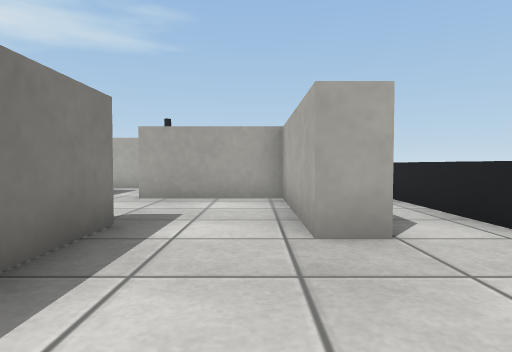
view 1 (above)

15 first-person views from a walk through a Webots world. The camera is 0.19 m above the floor, tilts 2° down and sees 75° across. The floor is counted in squares, 0.25 m on a side. Each view is taken from the middle of a square. On the plan, view 1 faces up. The plan holds only what a view shows up to about 11 squares ahead; the rest is blank. The place goes on beyond the plan. Robots are left out. Webots' stock objects and surfaces are drawn as simple stand-ins.

view 2
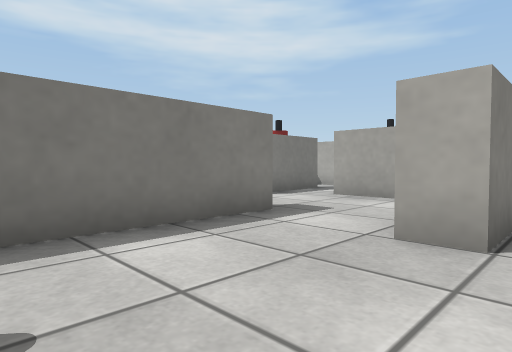

view 3
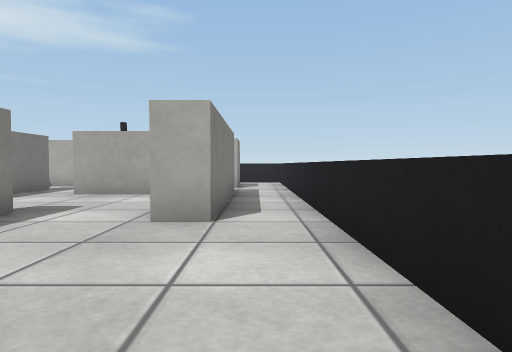

view 4
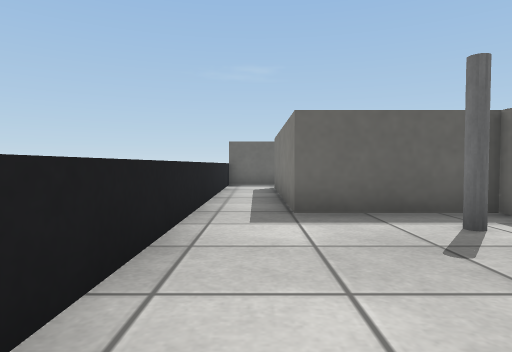

view 5
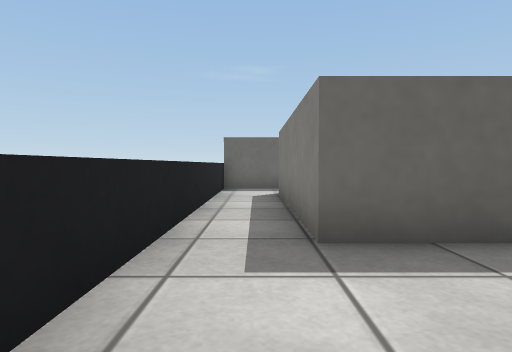

view 6
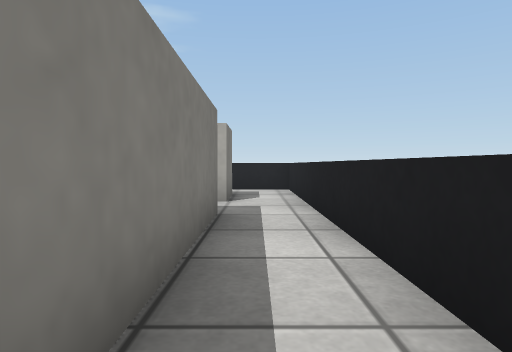

view 7
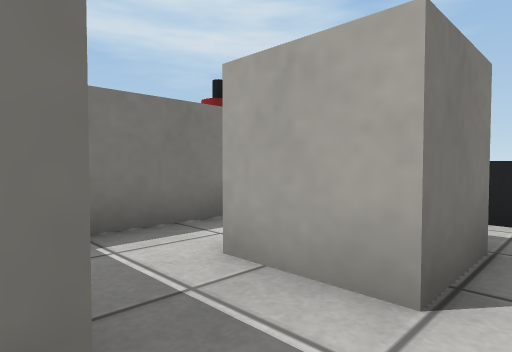

view 8
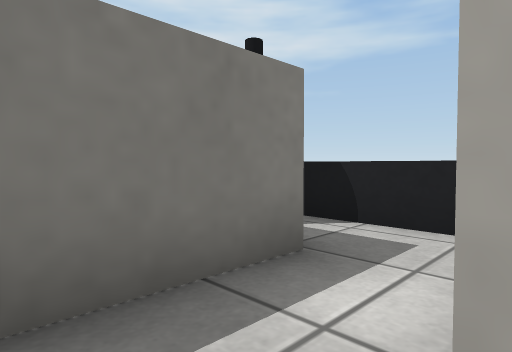

view 9
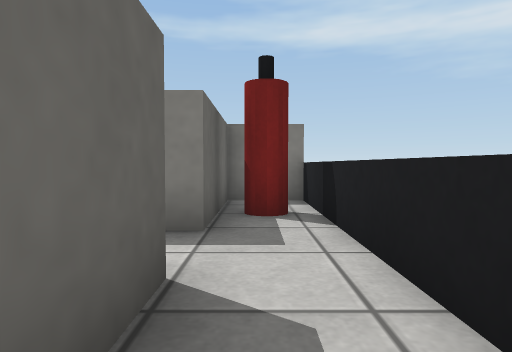

view 10
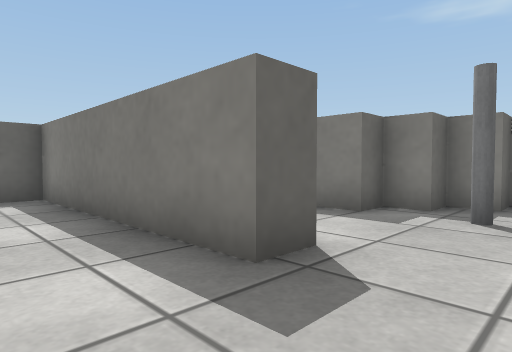

view 11
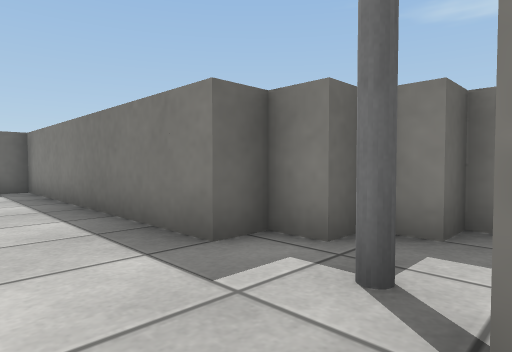

view 12
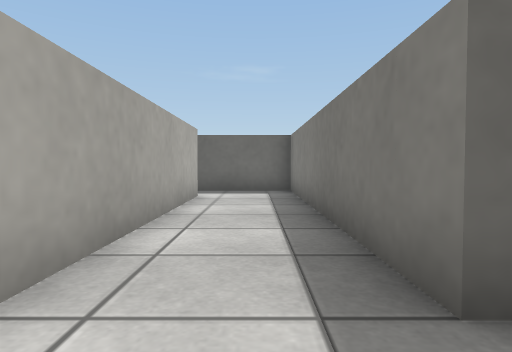

view 13
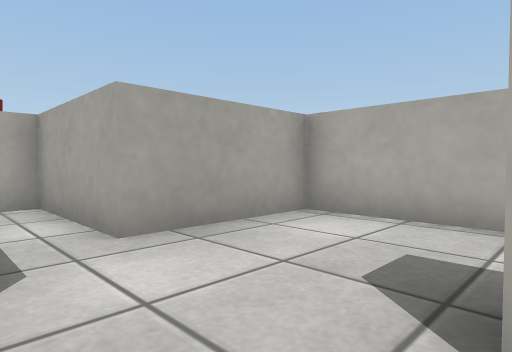

view 14
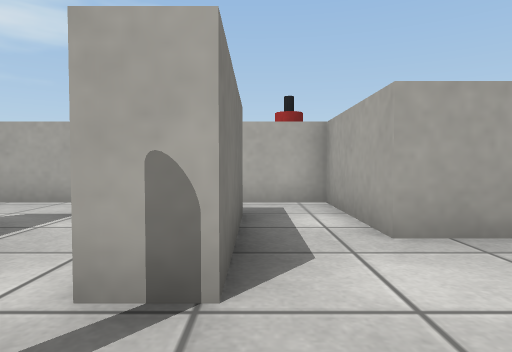

view 15
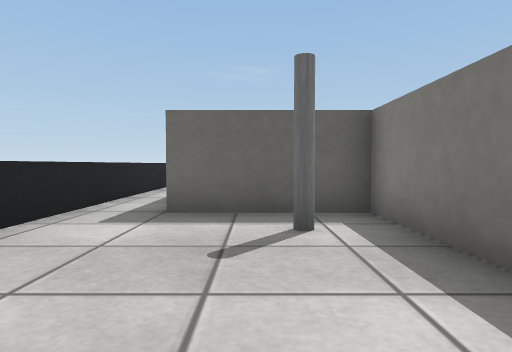

### Floor plan
Ten units are one square. View 1 is at (0, 0); x grows to the right and y downward. Boxes are objects, and circles mark ways between rooms. Rooms are numbered by the first view taken in them; rooms with no view inside come last. Other rooms are left out.
<svg viewBox="-71 -135 106 234">
<path fill="none" stroke="#000" d="M-18 -42 -18 22 4 22M14 -82 14 -34 6 -34M4 22 14 22 14 78M-2 -114 14 -114 14 -98 -2 -98M-48 -114 -18 -114 -18 -91M12 94 30 94M30 94 30 -130 -49 -130M-26 -42 -18 -42M6 -34 6 -74 -26 -74M-42 -90 -42 -58M-58 -42 -58 -34 -50 -34 -50 46 -36 46M-26 30 -26 -42M-66 -50 -66 -42M-42 -58 -50 -58"/>
<rect x="-15" y="5" width="10" height="10" fill="#bbb"><title>grey pole</title></rect>
<rect x="-35" y="-125" width="10" height="10" fill="#bbb"><title>fire extinguisher</title></rect>
<rect x="-55" y="-55" width="10" height="10" fill="#bbb"><title>grey pole</title></rect>
<circle cx="10" cy="-10" r="3" fill="#2a7"/>
<circle cx="-5" cy="-40" r="3" fill="#2a7"/>
<circle cx="-40" cy="-50" r="3" fill="#2a7"/>
<text x="-10" y="-10">1</text>
<text x="20" y="-40">2</text>
<text x="-20" y="-50">3</text>
<text x="-40" y="-10">4</text>
</svg>
Room 1 opens to room 2. Room 1 opens to room 3. Room 3 opens to room 4.

Where each view was taken, in squares from view 1:
view 1: 0 up, 0 right, facing up
view 2: 0 up, 2 right, facing up-left
view 3: 1 down, 2 right, facing up
view 4: 3 up, 2 right, facing down
view 5: 1 up, 2 right, facing down
view 6: 3 up, 2 right, facing up
view 7: 8 up, 2 right, facing up-left
view 8: 9 up, 0 right, facing up-left
view 9: 12 up, 2 right, facing left
view 10: 6 up, 0 right, facing down-left
view 11: 6 up, 3 left, facing down-left
view 12: 5 up, 4 left, facing down
view 13: 4 up, 4 left, facing up-right
view 14: 4 up, 4 left, facing up
view 15: 3 up, 0 right, facing down
